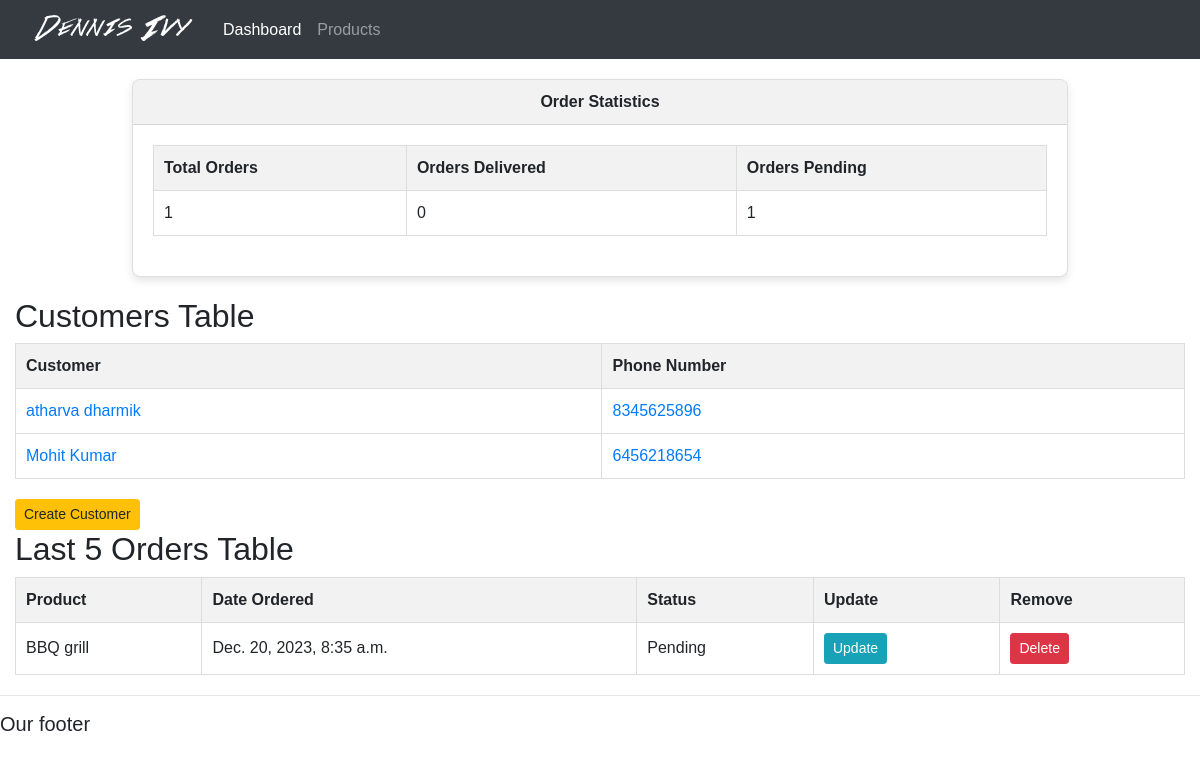
The app's page /, older data.
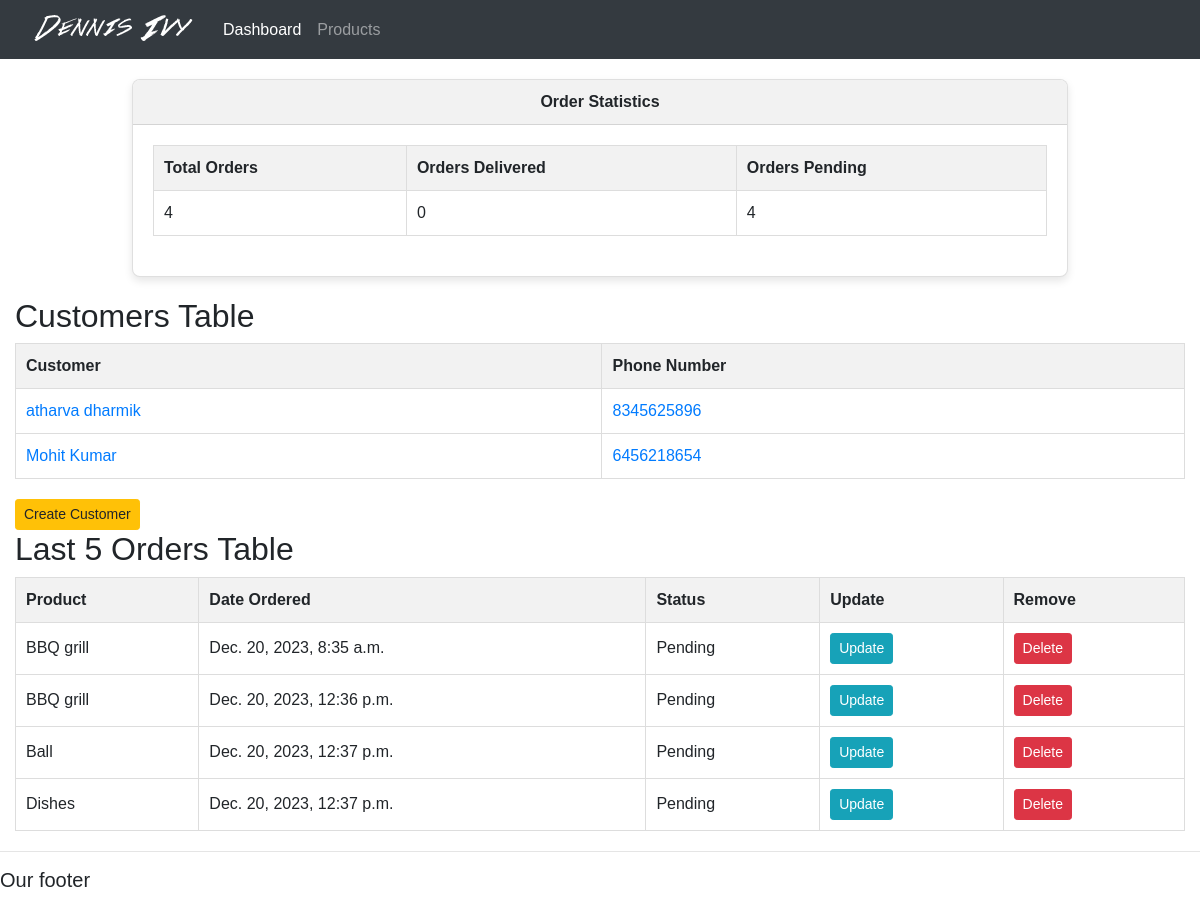
The same page, newer data.
### accounts/models.py (models this page shows, shortened)
class Customer(models.Model):
    name = models.CharField(max_length=200, null = True)
    phone = models.CharField(max_length=10, null = True)
    email = models.EmailField(max_length=200, null = True)
    date_created = models.DateTimeField(auto_now_add=True, null = True)

class Order(models.Model):
    STATUS = (
        ('Pending', 'Pending'),
              ('Out for Delivery', 'Out for Delivery'),
              ('Delivered', 'Delivered'))
    customer = models.ForeignKey(Customer, null = True, on_delete = models.SET_NULL)
    product = models.ForeignKey(Product, null = True, on_delete = models.SET_NULL)
    date_created = models.DateTimeField(auto_now=True, null = True)
    status = models.CharField(max_length=100, null = True, choices = STATUS)
    note = models.CharField(max_length=1000, null = True)

class Product(models.Model):
    CATEGORY = (
        ('Indoor', 'Indoor'),
              ('Outdoor', 'Outdoor'),
              )
    name = models.CharField(max_length=200, null = True)
    price = models.FloatField(null = True)
    category = models.CharField(max_length=200, null = True, choices = CATEGORY)
    description = models.TextField(max_length=400, null = True)
    date_created = models.DateTimeField(auto_now_add=True, null = True)
    tags = models.ManyToManyField(Tag)

### accounts/views.py (the view)
# urls.py: path('', views.home, name="home"),
def home(request):
    orders = Order.objects.all()
    customers = Customer.objects.all()
    total_customers = customers.count()
    total_orders = orders.count()
    delivered = orders.filter(status='Delivered').count()
    orders_pending = orders.filter(status='Pending').count()
    context = {'orders':orders, 'customers':customers, 'total_orders':total_orders, 'delivered':delivered, 'orders_pending':orders_pending}
    return render(request, 'accounts/dashboard.html', context)

### accounts/templates/accounts/dashboard.html (shortened to what this page needs)
{% extends 'accounts/main.html' %}
{% block content %}
{% include 'accounts/status.html' %}
<body>
  <h2>Customers Table</h2>
  <table>
    <thead>
      <tr>
        <th>Customer</th>
        <th>Phone Number</th>
      </tr>
    </thead>
    <tbody>
      {% for customer in customers %}
        <tr>
          <td><a href="{% url 'customers' customer.id %}">{{customer.name}}</a></td>
          <td><a href="{% url 'customers' customer.id %}">{{customer.phone}}</a></td>
        </tr>
      {% endfor %}
     </tbody>
  </table>
  <button class="btn btn-sm btn-warning">Create Customer</button>
  <h2>Last 5 Orders Table</h2>
  <table>
    <thead>
      <tr>
        <th>Product</th>
        <th>Date Ordered</th>
        <th>Status</th>
        <th>Update</th>
        <th>Remove</th>
      </tr>
    </thead>
    {% for order in orders %}
    <tr>
      <td>{{order.product.name}}</td>
      <td>{{order.date_created}}</td>
      <td>{{order.status}}</td>
      <td><a class = "btn btn-sm btn-info"href="{% url 'update_order' order.id %}">Update</a></td>
      <td><a class="btn btn-sm btn-danger" href="{% url 'delete_order' order.id %}">Delete</a></td>
    </tr>
  {% endfor %}
  </table>
{% endblock %}

### accounts/templates/accounts/main.html (shortened to what this page needs)
{% load static %}
<!DOCTYPE html>
<html>
<head>
	<link rel="stylesheet" href="https://stackpath.bootstrapcdn.com/bootstrap/4.3.1/css/bootstrap.min.css">
</head>
<body>
	{%  include 'accounts/navbar.html' %}
	<div class="container-fluid">
	{% block content %}
	{% endblock %}
    </div>
	<hr>
	<h5>Our footer</h5>
</body>
</html>

### accounts/templates/accounts/navbar.html (shortened to what this page needs)
{% load static %}
<nav class="navbar navbar-expand-lg navbar-dark bg-dark">
 <img src="{% static 'accounts/images/logo.png' %}">
  <div class="collapse navbar-collapse" id="navbarNav">
    <ul class="navbar-nav">
      <li class="nav-item active">
        <a class="nav-link" href="{% url 'home'%}">Dashboard</a>
      </li>
      <li class="nav-item">
        <a class="nav-link" href="{% url 'products'%}">Products</a>
      </li>
    </ul>
  </div>
</nav>

### accounts/templates/accounts/status.html (shortened to what this page needs)
<!DOCTYPE html>
<html lang="en">
<head>
</head>
<body>
  <div class="card">
    <div class="card-header">Order Statistics</div>
    <div class="card-body">
      <table>
        <thead>
          <tr>
            <th>Total Orders</th>
            <th>Orders Delivered</th>
            <th>Orders Pending</th>
          </tr>
        </thead>
        <tbody>
          <tr><td>{{total_orders}}</td>
          <td>{{delivered}}</td>
          <td>{{orders_pending}}</td></tr>
        </tbody>
      </table>
    </div>
  </div>
</body>
</html>

### accounts/templates/accounts/status.html (style rules this page uses)
body { margin: 0; font-family: Arial, sans-serif; }
.card { box-shadow: 0 4px 8px rgba(0, 0, 0, 0.1); border-radius: 8px; overflow: hidden; margin: 20px; width: 80%; margin-left: auto; margin-right: auto; }
.card-header { background-color: #f2f2f2; padding: 10px; text-align: center; font-weight: bold; }
.card-body { padding: 20px; }
table { border-collapse: collapse; width: 100%; }
table, th, td { border: 1px solid #ddd; }
th, td { padding: 10px; text-align: center; }
th { background-color: #f2f2f2; }

### accounts/templates/accounts/dashboard.html (style rules this page uses)
table { border-collapse: collapse; width: 100%; margin-bottom: 20px; }
table, th, td { border: 1px solid #ddd; }
th, td { padding: 10px; text-align: left; }
th { background-color: #f2f2f2; }

Row changes from the older to the newer data that the page shows:
added Order: product.name "BBQ grill", date_created "Dec. 20, 2023, 12:36 p.m.", status "Pending"
added Order: product.name "Ball", date_created "Dec. 20, 2023, 12:37 p.m.", status "Pending"
added Order: product.name "Dishes", date_created "Dec. 20, 2023, 12:37 p.m.", status "Pending"
Text that changed along with them:
{{ total_orders }}: "1" → "4"
{{ orders_pending }}: "1" → "4"
